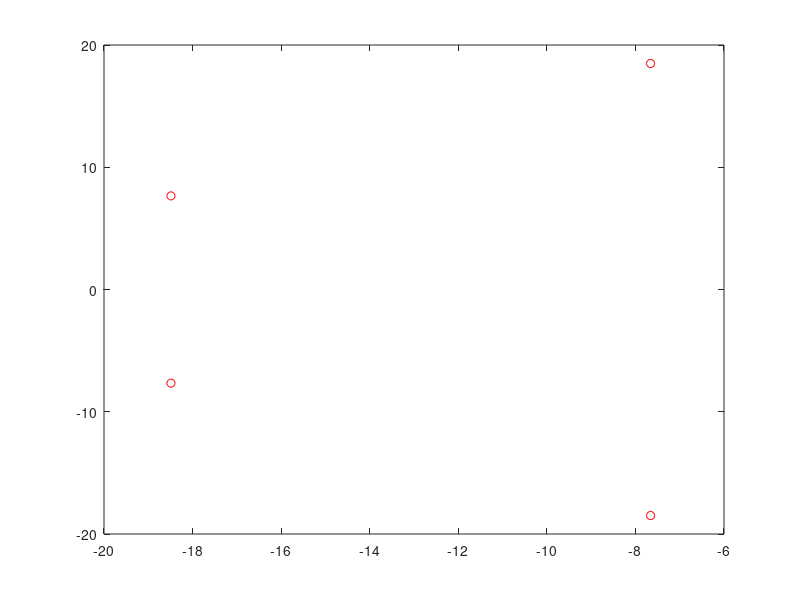
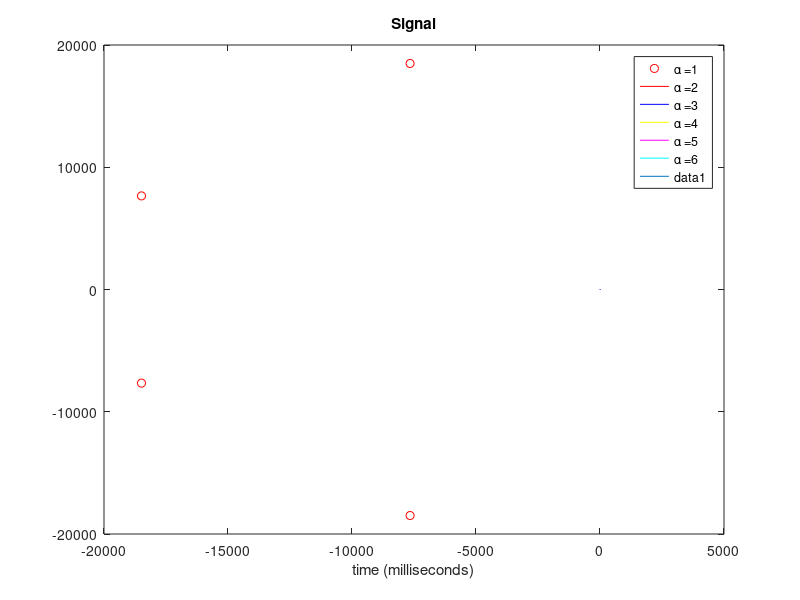
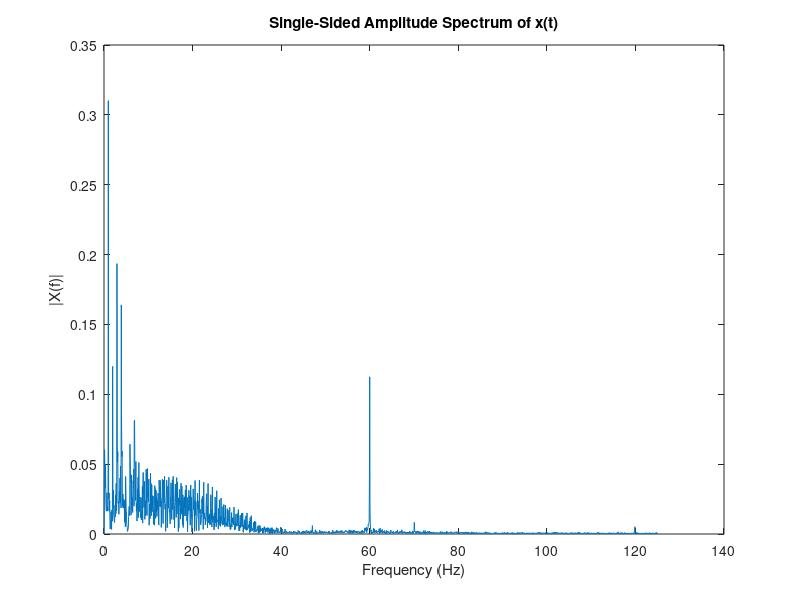

Recreate these plots in MATLAB, in order. (Note: this script raises an error after producing the figures.)
Ap = 3;
As = 25;
ws1=50;
wp1=20;
wp2=20000;
ws2=45000;
%% Primer paso
k1 = wp1/ws1;
k2 = wp2/ws2;

d = sqrt((10^(0.1*Ap)-1)/(10^(0.1*As)-1));

%% Segundo paso 
n1 = ceil(log10(1/d)/log10(1/k1));
n2 = ceil(log10(1/d)/log10(1/k2));
e2 =10^(0.1*Ap)-1;
%% Calcular los polos filtro 1
R1 = (1/sqrt(e2))^(1/n1)*wp1;
for i=1:n1
   O1(i) = (2*i-1)*pi/(2*n1); 
end
P1 = -R1*sin(O1)+1i*R1*cos(O1);
%% Calcular los polos filtro 2
R2 = (1/sqrt(e2))^(1/n2)*wp2;
for i=1:n1
   O2(i) = (2*i-1)*pi/(2*n2); 
end
P2 = -R2*sin(O2)+1i*R2*cos(O2);

figure, plot(P1,'or')
figure, plot(P2,'or')



%%



%% Ejercicio 2
a = 1:6;
col = ['r','b','y','m','c','k','p','g','o'];
for i = 1:6
w = -pi:0.01*pi:pi;
z= exp(-1i*w);
b= (1-z)./(1+z);
H= 2*a(i)^2./(b.^2+2*a(i)*b+2*a(i)^2);
hold on, plot(w/pi,abs(H),col(i))
end
legend('\alpha =1','\alpha =2','\alpha =3','\alpha =4','\alpha =5','\alpha =6')

%% 
%%%%%%%%%%%%%%%%%%%%%%%%%%%%%%%%%%%%%%%%%%%%%%%%%%%%%%%
%%%%%%%%%%%%%%%%%%QUINTO EJERCICIO%%%%%%%%%%%%%%%%%%%%%
%%%%%%%%%%%%%%%%%%%%%%%%%%%%%%%%%%%%%%%%%%%%%%%%%%%%%%%

Fs = 250;                    % Sampling frequencycorr
T = 1/Fs;                     % Sample time
L = 4000;                     % Length of signal
t = (0:L-1)*T;                % Time vector
x = csvread('ecg.csv');

plot(t,x)
title('Signal')
xlabel('time (milliseconds)')

NFFT = 2^nextpow2(L); % Next power of 2 from length of y
X = fft(x,NFFT)/L;
f = Fs/2*linspace(0,1,NFFT/2+1);
figure
plot(f,2*abs(X(1:NFFT/2+1))) 
title('Single-Sided Amplitude Spectrum of x(t)')
xlabel('Frequency (Hz)')
ylabel('|X(f)|')

%% Filtrado 

y1 = filter (Hd1,x);
y2 = filter (Hd2,x);
y3 = filter (Hd3,x);
y4 = filter (Hd4,x);
y5 = filter (Hd5,x);

figure(23)
figure(321), plot(t,x),  title('Signal '), xlabel('time (milliseconds)')
figure(322), plot(t,y1), title('Filtered Signal by Butterworth -  '), xlabel('time (milliseconds)')
figure(323), plot(t,y2), title('Filtered Signal by Chebychev type I'), xlabel('time (milliseconds)')
figure(324), plot(t,y3), title('Filtered Signal by Chebychev type II'), xlabel('time (milliseconds)')
figure(325), plot(t,y4), title('Filtered Signal by Rectangular Window'), xlabel('time (milliseconds)')
figure(326), plot(t,y5), title('Filtered Signal by Blackman'), xlabel('time (milliseconds)')

% saveas(figure(321),'Filtrado\OriginalSignal.png','png')
% saveas(figure(322),'Filtrado\FilteredSignalH1.png','png')
% saveas(figure(323),'Filtrado\FilteredSignalH2.png','png')
% saveas(figure(324),'Filtrado\FilteredSignalH3.png','png')
% saveas(figure(325),'Filtrado\FilteredSignalH4.png','png')
% saveas(figure(326),'Filtrado\FilteredSignalH5.png','png')


NFFT = 2^nextpow2(L); % Next power of 2 from length of y
Y1 = fft(y1,NFFT)/L;
Y2 = fft(y2,NFFT)/L;
Y3 = fft(y3,NFFT)/L;
Y4 = fft(y4,NFFT)/L;
Y5 = fft(y5,NFFT)/L;

f = Fs/2*linspace(0,1,NFFT/2+1);


figure(24)
figure(321),plot(f,2*abs(X(1:NFFT/2+1))), title('Single-Sided Amplitude Spectrum of x(t)'), xlabel('Frequency (Hz)'),ylabel('|X(f)|')
figure(322),plot(f,2*abs(Y1(1:NFFT/2+1))), title('Single-Sided Amplitude Spectrum of x(t)*h1(t)'), xlabel('Frequency (Hz)'),ylabel('|X1(f)|')
figure(323),plot(f,2*abs(Y2(1:NFFT/2+1))), title('Single-Sided Amplitude Spectrum of x(t)*h2(t)'), xlabel('Frequency (Hz)'),ylabel('|X2(f)|')
figure(324),plot(f,2*abs(Y3(1:NFFT/2+1))), title('Single-Sided Amplitude Spectrum of x(t)*h3(t)'), xlabel('Frequency (Hz)'),ylabel('|X3(f)|')
figure(325),plot(f,2*abs(Y4(1:NFFT/2+1))), title('Single-Sided Amplitude Spectrum of x(t)*h4(t)'), xlabel('Frequency (Hz)'),ylabel('|X4(f)|')
figure(326),plot(f,2*abs(Y5(1:NFFT/2+1))), title('Single-Sided Amplitude Spectrum of x(t)*h5(t)'), xlabel('Frequency (Hz)'),ylabel('|X5(f)|')

% saveas(figure(321),'Filtrado\SOriginalSignal.png','png')
% saveas(figure(322),'Filtrado\SFilteredSignalH1.png','png')
% saveas(figure(323),'Filtrado\SFilteredSignalH2.png','png')
% saveas(figure(324),'Filtrado\SFilteredSignalH3.png','png')
% saveas(figure(325),'Filtrado\SFilteredSignalH4.png','png')
% saveas(figure(326),'Filtrado\SFilteredSignalH5.png','png')

%%
z1 = filter (H1,y1);
z2 = filter (H2,y1);
z3 = filter (H3,y1);
Z1= fft(z1);
Z2= fft(z2);
Z3= fft(z3);
% y2 = filter (Hd2,x);
% y3 = filter (Hd3,x);
% y4 = filter (Hd4,x);
% y5 = filter (Hd5,x);
% figure(321),plot(f,2*abs(X(1:NFFT/2+1))), title('Single-Sided Amplitude Spectrum of x(t)'), xlabel('Frequency (Hz)'),ylabel('|X(f)|')
% figure(322),plot(f,2*abs(Z1(1:NFFT/2+1))), title('Single-Sided Amplitude Spectrum of x(t)*h1(t)'), xlabel('Frequency (Hz)'),ylabel('|X1(f)|')
% figure(323),plot(f,2*abs(Z2(1:NFFT/2+1))), title('Single-Sided Amplitude Spectrum of x(t)*h2(t)'), xlabel('Frequency (Hz)'),ylabel('|X2(f)|')
% figure(324),plot(f,2*abs(Z3(1:NFFT/2+1))), title('Single-Sided Amplitude Spectrum of x(t)*h3(t)'), xlabel('Frequency (Hz)'),ylabel('|X3(f)|')

figure(321), plot(t,x),  title('Signal '), xlabel('time (milliseconds)')
figure(322), plot(t,z1), title('Filtered Signal by Butterworth -  '), xlabel('time (milliseconds)')
figure(323), plot(t,z2), title('Filtered Signal by Chebychev type I'), xlabel('time (milliseconds)')
figure(324), plot(t,z3), title('Filtered Signal by Chebychev type II'), xlabel('time (milliseconds)')

saveas(figure(321),'Filtrado\f1.png','png')
saveas(figure(322),'Filtrado\fH1.png','png')
saveas(figure(323),'Filtrado\fH2.png','png')
saveas(figure(323),'Filtrado\fH3.png','png')

